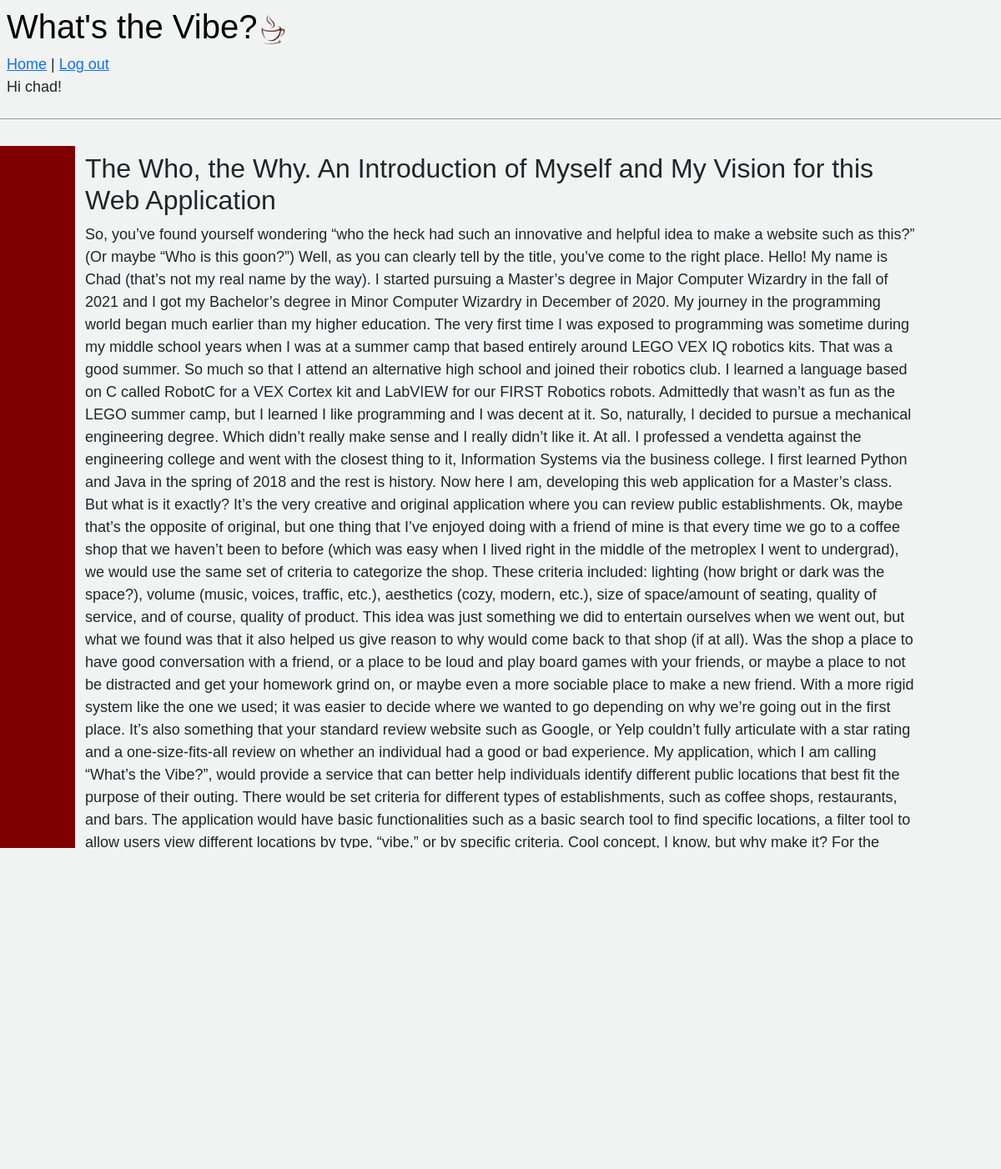
The app's page /post/5/ (signed in) with its own data.
### blog/models.py (models this page shows, shortened)
class Post(models.Model):
    title = models.CharField(max_length=200)
    author = models.ForeignKey(
        "auth.User",
        on_delete=models.CASCADE,
    )
    body = models.TextField()

### blog/views.py (the view)
# urls.py: path("post/<int:pk>/", BlogDetailView.as_view(), name="post_detail"),
class BlogDetailView(DetailView):
    model = Post
    template_name = "post_detail.html"

### templates/post_detail.html
{% extends "base.html" %}
{% block content %}
  <div class="post-entry">
    <h2>{{ post.title }}</h2>
    <p>{{ post.body }}</p>
  </div>
<a href="{% url 'post_edit' post.pk %}">+ Edit Blog Post</a><br/>
<a href="{% url 'post_delete' post.pk %}">+ Delete Blog Post</a>
{% endblock content %}

### templates/base.html (shortened to what this page needs)
{% load static %}
<html lang="en">
  <head>
    <link
        href="https://cdn.jsdelivr.net/npm/bootstrap@5.2.1/dist/css/bootstrap.min.css"
        rel="stylesheet"
>
    <link rel="stylesheet" href="{% static 'css/base.css' %}">
  </head>
  <body>
    <header class="p-md-2">
      <div class='nav-left'>
        <h1><a href="{% url 'home' %}">What's the Vibe?</a><img src="{% static 'media/CoffeeCup.jpg' %}" alt="Coffee Cup" alt="Coffee Cup" width="35" height="35" /></h1>
        <a href="{% url 'home' %}">Home</a> |
        {% if user.is_authenticated %}
          <a href="{% url 'logout' %}">Log out</a>
          <p>Hi {{ user.username }}!</p>
        {% else %}
          <a href="{% url 'login' %}">Log In</a> |
          <a href="{% url 'signup' %}">Sign Up</a>
          <p>You are not logged in.</p>
        {% endif %}
      </div>
    </header>
    <div class="row">
      <div class="col-md-1" style="background-color:maroon;"></div>
    <div class="col-md-10">
      {% block content %}
      {% endblock content %}
    <hr>
    <footer>
        <details>
          <summary>*NOTE*</summary>
        </details>
        <p>Reach us at:<br>
        cmsennett1@buffs.wtamu.edu | (555) 123-4567<img src="{% static 'media/CoffeeCup.jpg' %}" alt="Coffee Cup" alt="Coffee Cup" width="15" height="15" /></p>
  </footer>
</div>
  </body>
</html>

### static/css/base.css (style rules this page uses)
body { font-family: 'Source Sans Pro', sans-serif; font-size: 18px; background-color: #f1f3f2; }
header { border-bottom: 1px solid #999; margin-bottom: 2rem; display: flex; }
header h1 a { color: black; text-decoration: none; }
.nav-left { margin-right: auto; }
.post-entry { margin-bottom: 2rem; }
.post-entry h2 { margin: 0.5rem 0; }
.post-entry p { margin: 0; font-weight: 400; }

### records on screen
Post: title "The Who, the Why. An Introduction of Myself and My Vision for this Web Application", body "So, you’ve found yourself wondering “who the heck had such an innovative and helpful idea to make a website such as this?” (Or maybe “Who is this goon?”) Well, as you can clearly tell by the title, you’ve come to the right place. Hello! My name is Chad (that’s not my real name by the way). I started pursuing a Master’s degree in Major Computer Wizardry in the fall of 2021 and I got my Bachelor’s degree in Minor Computer Wizardry in December of 2020. My journey in the programming world began much earlier than my higher education. The very first time I was exposed to programming was sometime during my middle school years when I was at a summer camp that based entirely around LEGO VEX IQ…"

### other values on screen
{{ user.username }} "chad"
